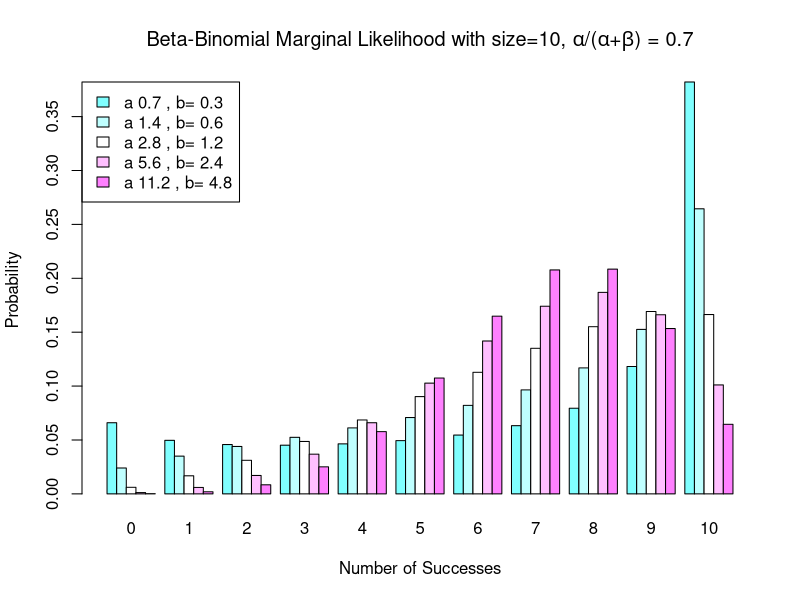

Write the R code that produced this figure.
# Beta-Binomial Marginal Likelihood Plot for Unit 3 example
#   alpha/(alpha+beta) = 0.7
#   (alpha+beta) varies from 1 to 16

# # If not already installed, install rmutil package
# for Beta-Binomial functions
#    install.packages("rmutil")  # Install rmutil package (only needs to be run once)

# Load package for Beta-Binomial functions
require(rmutil)         # Load the rmutil package (do this on restarting R if you want to use the package)

bbinom.predict=array(dim=c(5,11))  # 5-dimensional array for the 5 predictive distributions
vcount=c(1,2,4,8,16)               # Virtual counts for the 5 distributions
for (i in 1:5)  {
  bbinom.predict[i,]=dbetabinom(0:10,10,0.7,vcount[i])  # ith beta-binomial mass function
}

# Make the plot
plot.title=expression(paste(               # Title for plot
  "Beta-Binomial Marginal Likelihood with size=10, ",alpha,"/(",alpha,"+",
  beta,") = 0.7"))
lgnd=NULL
for (i in 1:5) {
  lgnd[i]=paste("a",vcount[i]*.7,", b=",vcount[i]*.3)
}

barplot(rbind(bbinom.predict),beside=TRUE,
        main = plot.title,
        ylab="Probability",xlab="Number of Successes",
        legend.text=lgnd,
        args.legend=list(x="topleft"),
        names.arg=0:10,
        col=cm.colors(5))
